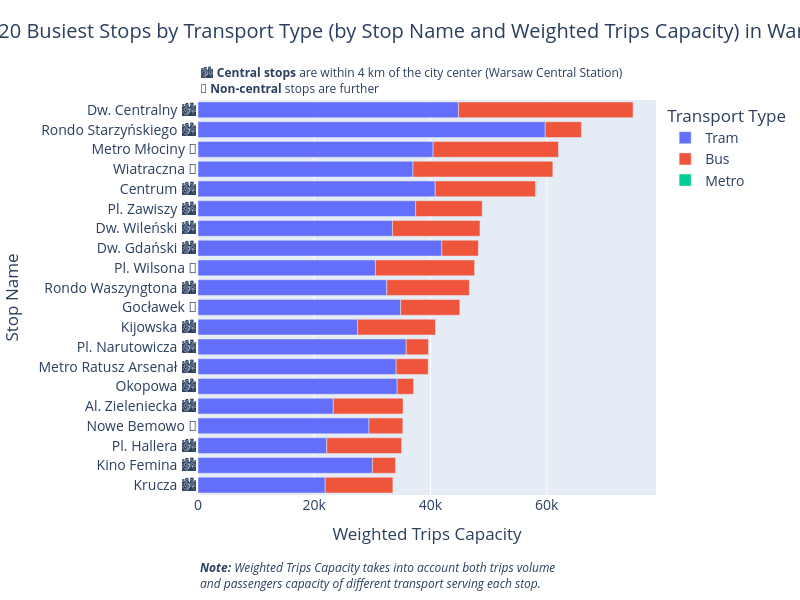

The notebook cell this image was saved under:
### Markdown cell above
**Let's plot a bar chart showing commutative impact of each transport type to stops overall traffic**. *This time, we'll again benefit from Plotly's library, providing great interactivity for visualizations.*

### Code cell
# creating a bar plot showing the cumulative impact of each transport type
fig = px.bar(
    top_weighted_stops_by_transport,
    x='weighted_trips_capacity',
    y='stop_name_central_emoji',
    color='transport_type',
    orientation='h',
    title='Top 20 Busiest Stops by Transport Type (by Stop Name and Weighted Trips Capacity) in Warsaw',
    labels={'weighted_trips_capacity': 'Weighted Trips Capacity', 'stop_name_central_emoji': 'Stop Name', 'transport_type':'Transport Type'},
    width=800,
    height=600,
    # category_orders={'stop_name_central_emoji': top_weighted_stops_by_transport},  # sorting bars in the needed order   
    hover_name = 'stop_name_central_emoji',
    hover_data={                         # adding extra data to display at bars selection)
        'trips_count': True,
        'unique_stop_ids_count': True,
        'stop_name_central_emoji':False,
        'stop_lat_mean': ':.4f', 
        'stop_lon_mean': ':.4f' }) 
         
fig.update_layout(
    yaxis={'categoryorder': 'total ascending'},
    title={'x': 0.5, 'y': 0.96}, font=dict(size=14),
    margin=dict(b=105))  # increasing bottom margin for the annotation placement) )

fig.add_annotation(
    text='🏙️ <b>Central stops</b> are within 4 km of the city center (Warsaw Central Station) <br>🌳 <b>Non-central</b> stops are further',
    xref='paper', yref='paper', x=0, y=1.095,
    showarrow=False, font=dict(size=12), align='left')

fig.add_annotation(
    text='<i><b>Note:</b> Weighted Trips Capacity takes into account both trips volume <br>and passengers capacity of different transport serving each stop.</i>',
    xref='paper', yref='paper', x=0, y=-0.25,
    showarrow=False, font=dict(size=12), align='left')

#pio.write_html(fig, file='Top Stops by Transport Type (Bar Plot).html', auto_open=True)
fig.show();

### Figure 1 — Plotly figure (JSON) as saved in the notebook; plotly's stock layout.template omitted (floating-point values rounded to 4 significant figures)
{"data": [{"alignmentgroup": "True", "customdata": [[27152, 6, 52.26, 21.02], [20377, 4, 52.23, 21.0], [19066, 4, 52.26, 21.0], [18550, 4, 52.23, 21.01], [18386, 9, 52.29, 20.93], [17021, 5, 52.23, 20.99], [16811, 7, 52.24, 21.08], [16282, 8, 52.22, 20.98], [15848, 5, 52.24, 21.12], [15573, 4, 52.24, 20.98], [15496, 4, 52.24, 21.0], [15206, 3, 52.25, 21.03], [14764, 5, 52.24, 21.05], [13884, 5, 52.27, 20.99], [13641, 4, 52.24, 20.99], [13370, 5, 52.26, 20.92], [12485, 3, 52.25, 21.04], [10578, 3, 52.25, 21.05], [10068, 2, 52.26, 21.03], [9948, 2, 52.23, 21.02]], "hovertemplate": "<b>%{hovertext}</b><br><br>Transport Type=Tram<br>Weighted Trips Capacity=%{x}<br>trips_count=%{customdata[0]}<br>unique_stop_ids_count=%{customdata[1]}<br>stop_lat_mean=%{customdata[2]:.4f}<br>stop_lon_mean=%{customdata[3]:.4f}<extra></extra>", "hovertext": ["Rondo Starzyńskiego 🏙️", "Dw. Centralny 🏙️", "Dw. Gdański 🏙️", "Centrum 🏙️", "Metro Młociny 🌳", "Pl. Zawiszy 🏙️", "Wiatraczna 🌳", "Pl. Narutowicza 🏙️", "Gocławek 🌳", "Okopowa 🏙️", "Metro Ratusz Arsenał 🏙️", "Dw. Wileński 🏙️", "Rondo Waszyngtona 🏙️", "Pl. Wilsona 🌳", "Kino Femina 🏙️", "Nowe Bemowo 🌳", "Kijowska 🏙️", "Al. Zieleniecka 🏙️", "Pl. Hallera 🏙️", "Krucza 🏙️"], "legendgroup": "Tram", "marker": {"color": "#636efa", "pattern": {"shape": ""}}, "name": "Tram", "offsetgroup": "Tram", "orientation": "h", "showlegend": true, "textposition": "auto", "type": "bar", "x": [59730.0, 44830.0, 41950.0, 40810, 40450.0, 37450.0, 36980.0, 35820.0, 34870.0, 34260.0, 34090.0, 33450.0, 32480.0, 30540.0, 30010.0, 29410.0, 27470.0, 23270.0, 22150.0, 21890.0], "xaxis": "x", "y": ["Rondo Starzyńskiego 🏙️", "Dw. Centralny 🏙️", "Dw. Gdański 🏙️", "Centrum 🏙️", "Metro Młociny 🌳", "Pl. Zawiszy 🏙️", "Wiatraczna 🌳", "Pl. Narutowicza 🏙️", "Gocławek 🌳", "Okopowa 🏙️", "Metro Ratusz Arsenał 🏙️", "Dw. Wileński 🏙️", "Rondo Waszyngtona 🏙️", "Pl. Wilsona 🌳", "Kino Femina 🏙️", "Nowe Bemowo 🌳", "Kijowska 🏙️", "Al. Zieleniecka 🏙️", "Pl. Hallera 🏙️", "Krucza 🏙️"], "yaxis": "y"}, {"alignmentgroup": "True", "customdata": [[30021, 14, 52.23, 21.0], [24059, 11, 52.24, 21.09], [21562, 11, 52.29, 20.93], [17257, 4, 52.23, 21.01], [17042, 10, 52.27, 20.99], [15054, 6, 52.25, 21.04], [14196, 4, 52.24, 21.05], [13394, 4, 52.25, 21.04], [12875, 8, 52.26, 21.03], [12011, 5, 52.25, 21.05], [11639, 4, 52.23, 21.02], [11446, 5, 52.22, 20.99], [10179, 2, 52.24, 21.12], [6288, 4, 52.26, 21.0], [6224, 5, 52.26, 21.02], [5827, 5, 52.26, 20.92], [5509, 5, 52.25, 21.0], [3974, 4, 52.24, 20.99], [3838, 3, 52.22, 20.98], [2836, 4, 52.24, 20.98]], "hovertemplate": "<b>%{hovertext}</b><br><br>Transport Type=Bus<br>Weighted Trips Capacity=%{x}<br>trips_count=%{customdata[0]}<br>unique_stop_ids_count=%{customdata[1]}<br>stop_lat_mean=%{customdata[2]:.4f}<br>stop_lon_mean=%{customdata[3]:.4f}<extra></extra>", "hovertext": ["Dw. Centralny 🏙️", "Wiatraczna 🌳", "Metro Młociny 🌳", "Centrum 🏙️", "Pl. Wilsona 🌳", "Dw. Wileński 🏙️", "Rondo Waszyngtona 🏙️", "Kijowska 🏙️", "Pl. Hallera 🏙️", "Al. Zieleniecka 🏙️", "Krucza 🏙️", "Pl. Zawiszy 🏙️", "Gocławek 🌳", "Dw. Gdański 🏙️", "Rondo Starzyńskiego 🏙️", "Nowe Bemowo 🌳", "Metro Ratusz Arsenał 🏙️", "Kino Femina 🏙️", "Pl. Narutowicza 🏙️", "Okopowa 🏙️"], "legendgroup": "Bus", "marker": {"color": "#EF553B", "pattern": {"shape": ""}}, "name": "Bus", "offsetgroup": "Bus", "orientation": "h", "showlegend": true, "textposition": "auto", "type": "bar", "x": [30021, 24059, 21562, 17257, 17042, 15054, 14196, 13394, 12875, 12011, 11639, 11446, 10179, 6288, 6224, 5827, 5509, 3974, 3838, 2836], "xaxis": "x", "y": ["Dw. Centralny 🏙️", "Wiatraczna 🌳", "Metro Młociny 🌳", "Centrum 🏙️", "Pl. Wilsona 🌳", "Dw. Wileński 🏙️", "Rondo Waszyngtona 🏙️", "Kijowska 🏙️", "Pl. Hallera 🏙️", "Al. Zieleniecka 🏙️", "Krucza 🏙️", "Pl. Zawiszy 🏙️", "Gocławek 🌳", "Dw. Gdański 🏙️", "Rondo Starzyńskiego 🏙️", "Nowe Bemowo 🌳", "Metro Ratusz Arsenał 🏙️", "Kino Femina 🏙️", "Pl. Narutowicza 🏙️", "Okopowa 🏙️"], "yaxis": "y"}, {"alignmentgroup": "True", "customdata": [[8, 1, 52.23, 21.01]], "hovertemplate": "<b>%{hovertext}</b><br><br>Transport Type=Metro<br>Weighted Trips Capacity=%{x}<br>trips_count=%{customdata[0]}<br>unique_stop_ids_count=%{customdata[1]}<br>stop_lat_mean=%{customdata[2]:.4f}<br>stop_lon_mean=%{customdata[3]:.4f}<extra></extra>", "hovertext": ["Centrum 🏙️"], "legendgroup": "Metro", "marker": {"color": "#00cc96", "pattern": {"shape": ""}}, "name": "Metro", "offsetgroup": "Metro", "orientation": "h", "showlegend": true, "textposition": "auto", "type": "bar", "x": [133.6], "xaxis": "x", "y": ["Centrum 🏙️"], "yaxis": "y"}], "layout": {"annotations": [{"align": "left", "font": {"size": 12}, "showarrow": false, "text": "🏙️ <b>Central stops</b> are within 4 km of the city center (Warsaw Central Station) <br>🌳 <b>Non-central</b> stops are further", "x": 0, "xref": "paper", "y": 1.095, "yref": "paper"}, {"align": "left", "font": {"size": 12}, "showarrow": false, "text": "<i><b>Note:</b> Weighted Trips Capacity takes into account both trips volume <br>and passengers capacity of different transport serving each stop.</i>", "x": 0, "xref": "paper", "y": -0.25, "yref": "paper"}], "barmode": "relative", "font": {"size": 14}, "height": 600, "legend": {"title": {"text": "Transport Type"}, "tracegroupgap": 0}, "margin": {"b": 105}, "title": {"text": "Top 20 Busiest Stops by Transport Type (by Stop Name and Weighted Trips Capacity) in Warsaw", "x": 0.5, "y": 0.96}, "width": 800, "xaxis": {"anchor": "y", "domain": [0, 1], "title": {"text": "Weighted Trips Capacity"}}, "yaxis": {"anchor": "x", "categoryorder": "total ascending", "domain": [0, 1], "title": {"text": "Stop Name"}}}}
